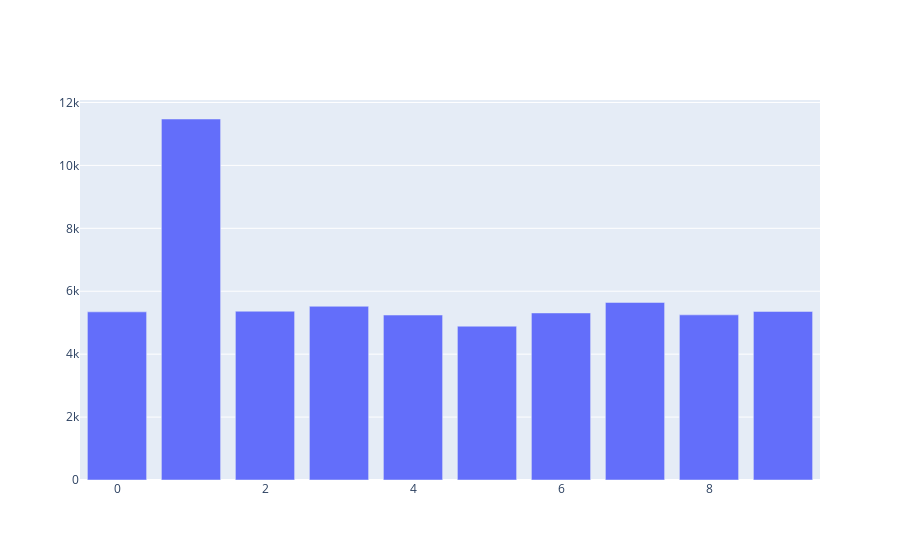

The notebook cell this image was saved under:
### Code cell
labels = [int(data[1][5].item()) for data in data_train]

classes = set(labels)

num = [0]*len(classes)

for val in classes:
    num[val] = labels.count(val)


fig = go.Figure()
fig.add_trace(go.Bar(x=list(classes),
                y= num
                ))

fig.show()

### Figure 1 — Plotly figure (JSON) as saved in the notebook; plotly's stock layout.template omitted (floating-point values rounded to 4 significant figures)
{"data": [{"type": "bar", "x": [0, 1, 2, 3, 4, 5, 6, 7, 8, 9], "y": [5345, 11475, 5365, 5522, 5243, 4889, 5310, 5644, 5249, 5358]}], "layout": {}}
